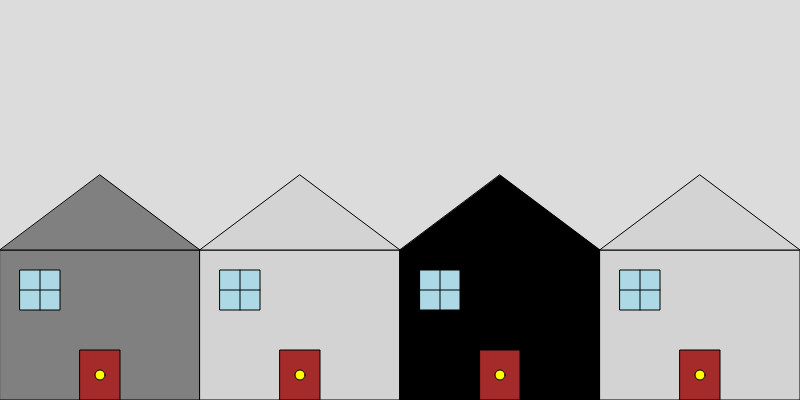
Frame 1 (no input)
Frame 60 (no input): identical to frame 1, image omitted
Frame 120 (the mouse pressed at the canvas centre since frame 60): identical to frame 1, image omitted

The p5.js sketch that drew this single still picture (run headless with seeded random() and noise() and a simulated clock; from frame 60 on, the mouse is pressed at the canvas centre):

// p5.js sketch
// ── sketch.js
function tekenhuis(x, y, width, height) {
  rect(x, y, width, height);
  //dak'
  triangle(x, y, x + width, y, x + width / 2, y - height / 2);
  //deur
  fill('brown')
  rect(x + width / 2 - 20, y + height - 50, 40, 50);
  //raam
  fill('lightblue')
  rect(x + 20, y + 20, 40, 40);
  line(x + 20, y + 40, x + 60, y + 40);
  line(x + 40, y + 20, x + 40, y + 60);
  //deurknop
  fill('yellow')
  circle(x + width / 2, y + height - 25, 10);
}


function setup() {
  createCanvas(800, 400);
}

function draw() {
  background(220);
  fill('gray')
  tekenhuis(0, 250, 200, 150);
  fill('lightgray')
  tekenhuis(200, 250, 200, 150);
  fill('black')
  tekenhuis(400, 250, 200, 150);
  fill('lightgray')
  tekenhuis(600, 250, 200, 150);
}
